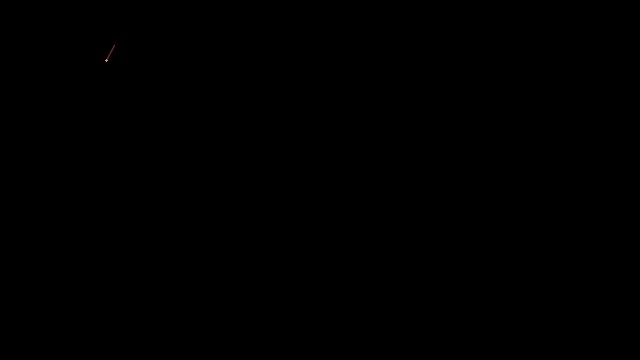
Frame 1 (no input)
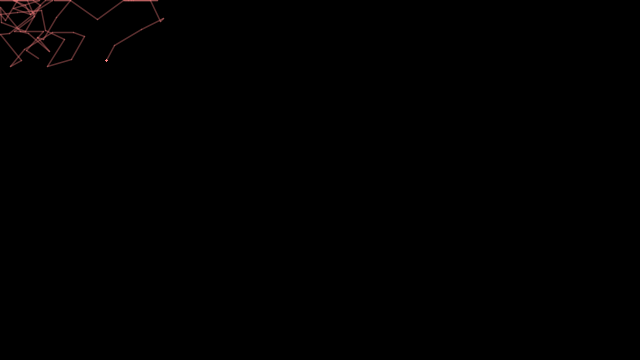
Frame 60 (the mouse pressed at the canvas centre just before this capture)
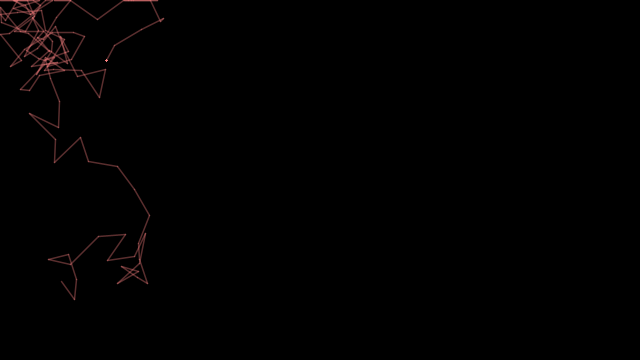
Frame 120 (the mouse held since frame 60 and released just before this capture)

The Processing sketch that drew these frames (run headless with seeded random() and noise(); from frame 60 on, the mouse is pressed at the canvas centre):

// Processing sketch: processing_47592
// ── processing_47592.pde

/**
 * Brownian motion. 
 * 
 * Recording random movement as a continuous line. 
 */

int num = 2000;
int range = 30;

float[] ax = new float[num];
float[] ay = new float[num]; 


void setup() 
{
  size(640, 360);
  for (int i = 0; i < num; i++) {
    ax[i] = width/6 ;
    ay[i] = height/6;
  }
  frameRate(10);
}

void draw() 
{
  background(0);

  // Shift all elements 1 place to the left
  for (int i = 1; i < num; i++) {
    ax[i-1] = ax[i];
    ay[i-1] = ay[i];
  }

  // Put a new value at the end of the array
  ax[num-1] += random(-range, range);
  ay[num-1] += random(-range, range);

  // Constrain all points to the screen
  ax[num-1] = constrain(ax[num-1], 0, width);
  ay[num-1] = constrain(ay[num-1], 0, height);

  // Draw a line connecting the points
  for (int i=1; i<num; i++) {    
    float val = float(i)/num * 204.0 + 51;
    colorMode(HSB, 255);
    color c = color(360-mouseY/2, 126, 255, 90);
    fill(c);
    stroke(c);
    strokeWeight (1.5);
    line(ax[i-1], ay[i-1], ax[i], ay[i]);
    float value = hue(c);  // Sets "value" to "0"
fill(value);


    }
  }
  
